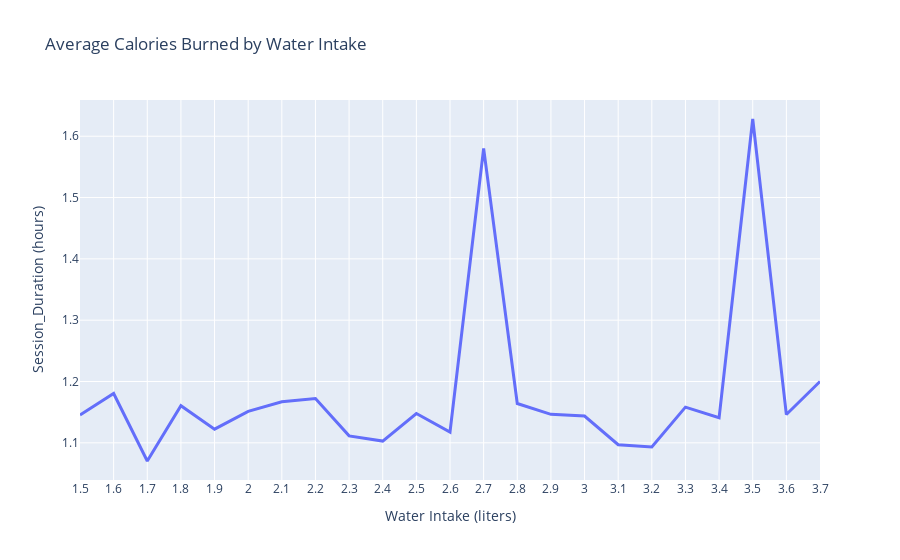

Notebook cell for this chart:
### Markdown cell above
# Session duration vs Water Intake

Its the average session duration based on water intake. However there are two big spikes for people who drink 2.7 and 3.5. The only claim I can make is that these are the healthy ends of water drinking for people who take creatine and do not. This dedication to water drinking could be correlated to more gym dedication.

### Code cell
grouped = df.groupby("Water_Intake (liters)")["Session_Duration (hours)"].mean().reset_index()

fig = px.line(
    grouped,
    x="Water_Intake (liters)",
    y="Session_Duration (hours)",
    title="Average Calories Burned by Water Intake",
    labels={"Water_Intake (liters)": "Water Intake (liters)", "Session_Duration (hours)": "Session_Duration (hours)"},
)
fig.update_layout(
    xaxis=dict(
        dtick=0.1  
    ),

)

fig.update_traces(line=dict(width=3))
fig.show()

### Figure 1 — Plotly figure (JSON) as saved in the notebook; plotly's stock layout.template omitted (floating-point values rounded to 4 significant figures)
{"data": [{"hovertemplate": "Water Intake (liters)=%{x}<br>Session_Duration (hours)=%{y}<extra></extra>", "legendgroup": "", "line": {"color": "#636efa", "dash": "solid", "width": 3}, "marker": {"symbol": "circle"}, "mode": "lines", "name": "", "orientation": "v", "showlegend": false, "type": "scatter", "x": [1.5, 1.6, 1.7, 1.8, 1.9, 2, 2.1, 2.2, 2.3, 2.4, 2.5, 2.6, 2.7, 2.8, 2.9, 3, 3.1, 3.2, 3.3, 3.4, 3.5, 3.6, 3.7], "xaxis": "x", "y": [1.145, 1.18, 1.07, 1.161, 1.122, 1.151, 1.167, 1.172, 1.111, 1.103, 1.148, 1.118, 1.58, 1.164, 1.146, 1.144, 1.097, 1.093, 1.158, 1.141, 1.628, 1.146, 1.2], "yaxis": "y"}], "layout": {"legend": {"tracegroupgap": 0}, "title": {"text": "Average Calories Burned by Water Intake"}, "xaxis": {"anchor": "y", "domain": [0, 1], "dtick": 0.1, "title": {"text": "Water Intake (liters)"}}, "yaxis": {"anchor": "x", "domain": [0, 1], "title": {"text": "Session_Duration (hours)"}}}}
